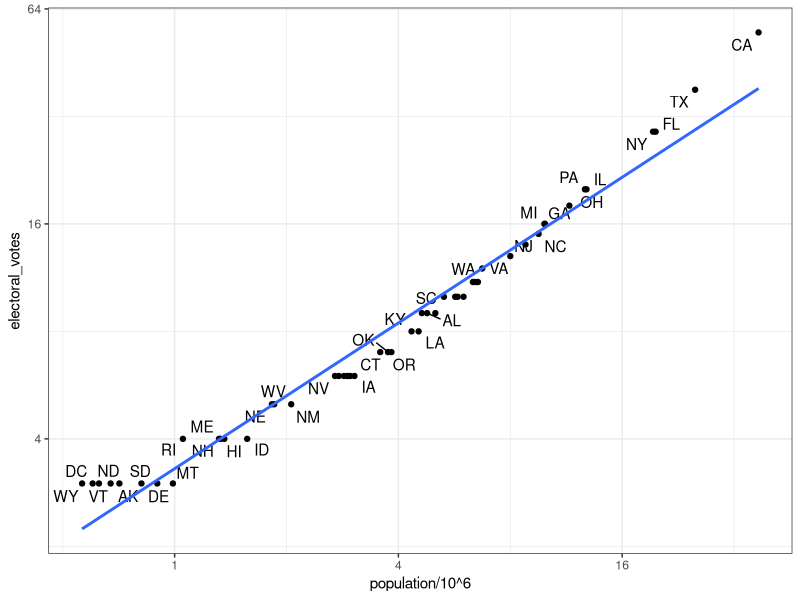

This chart was generated by the following R code:
#### Combining tables ####

# import US murders data
library(tidyverse)
library(ggrepel)
library(dslabs)
ds_theme_set()
data(murders)
head(murders)

# import US election results data
data(polls_us_election_2016)
head(results_us_election_2016)
identical(results_us_election_2016$state, murders$state)

# join the murders table and US election results table
tab <- left_join(murders, results_us_election_2016, by = "state")
head(tab)

# plot electoral votes versus population
tab %>% ggplot(aes(population/10^6, electoral_votes, label = abb)) +
  geom_point() +
  geom_text_repel() + 
  scale_x_continuous(trans = "log2") +
  scale_y_continuous(trans = "log2") +
  geom_smooth(method = "lm", se = FALSE)

# make two smaller tables to demonstrate joins
tab1 <- slice(murders, 1:6) %>% select(state, population)
tab1
tab2 <- slice(results_us_election_2016, c(1:3, 5, 7:8)) %>% select(state, electoral_votes)
tab2

# experiment with different joins
left_join(tab1, tab2)
tab1 %>% left_join(tab2)
tab1 %>% right_join(tab2)
inner_join(tab1, tab2)
semi_join(tab1, tab2)
anti_join(tab1, tab2)

#### binding ####

bind_cols(a = 1:3, b = 4:6)

tab1 <- tab[, 1:3]
tab2 <- tab[, 4:6]
tab3 <- tab[, 7:9]
new_tab <- bind_cols(tab1, tab2, tab3)
head(new_tab)

tab1 <- tab[1:2,]
tab2 <- tab[3:4,]
bind_rows(tab1, tab2)


#### set operators ####
